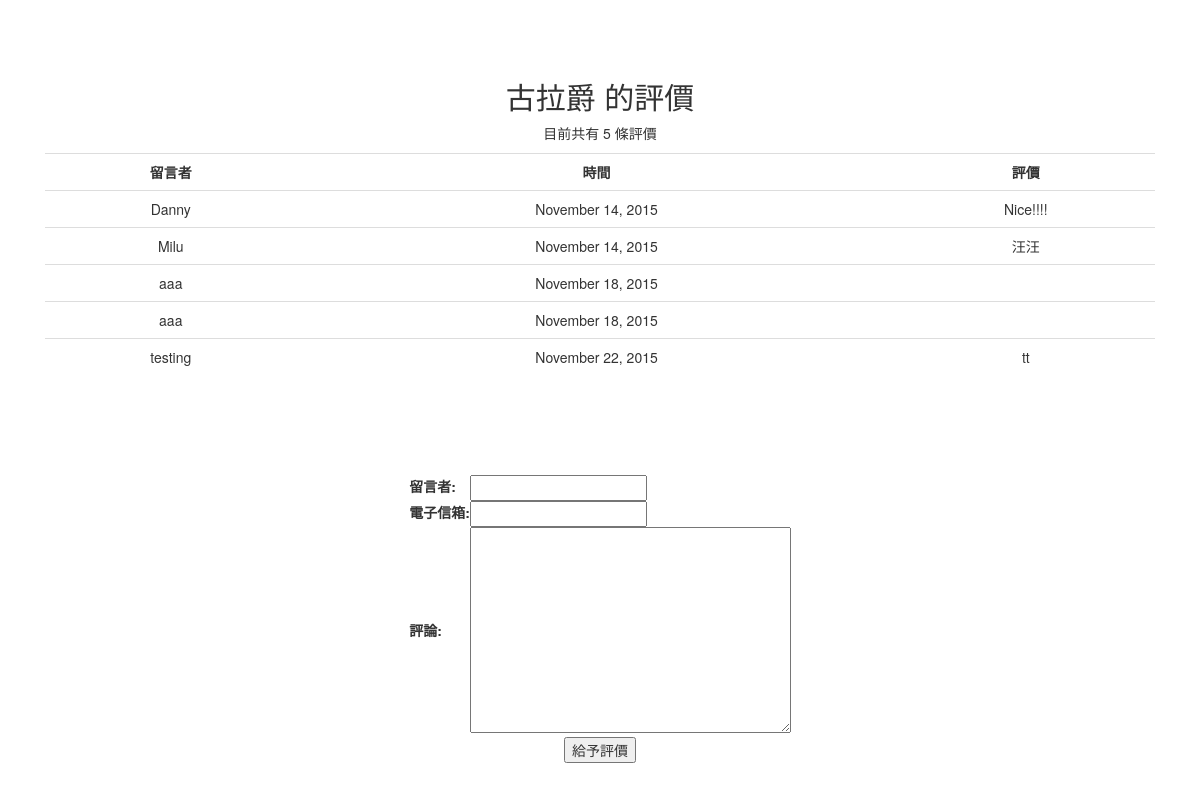
The page /comment/1/ on the database its author committed.
### restaurants/models.py (models this page shows, shortened)
class Restaurant(models.Model):
    name = models.CharField(max_length=20)
    phone_number = models.CharField(max_length=15)
    address = models.CharField(max_length=50, blank=True)

class Comment(models.Model):
    content = models.CharField(max_length=255)
    visitor = models.CharField(max_length=255)
    email = models.EmailField(max_length=255)
    date_time = models.DateTimeField()
    restaurant = models.ForeignKey(Restaurant)

### restaurants/views.py (the view)
# urls.py: url(r'^comment/(\d{1,5})/$', comment),
def comment(request, id):
    if id:
        r = Restaurant.objects.get(id=id)
    else:
        return HttpResponseRedirect("/restaurant_list/")
    errors = []
    if request.POST:
        f = CommentForm(request.POST)
        if f.is_valid():
            visitor = f.cleaned_data['visitor']
            content = f.cleaned_data['content']
            email = f.cleaned_data['email']
            date_time = datetime.datetime.now()
            Comment.objects.create(
                visitor=visitor,
                email=email,
                content=content,
                date_time=date_time,
                restaurant=r
            )
            f = CommentForm(initial={'content':'no comment'})
    else:
        f = CommentForm()
    return render_to_response('comments.html', RequestContext(request, locals()))

### restaurants/forms.py (shortened to what this page needs)
class CommentForm(forms.Form):
    visitor = forms.CharField(max_length=20, error_messages={'required': '請輸入大名'}, label='名字')
    email = forms.EmailField(max_length=20, required=False, label='E-mail')
    content = forms.CharField(max_length=200, widget=forms.Textarea())

### restaurants/templates/comments.html (shortened to what this page needs)
<!DOCTYPE html>
<div lang="en">
<head>
    <link rel="stylesheet"
          href="https://maxcdn.bootstrapcdn.com/bootstrap/3.3.1/css/bootstrap.min.css">
    <link rel="stylesheet"
          href="https://maxcdn.bootstrapcdn.com/bootstrap/3.3.1/css/bootstrap-theme.min.css">
</head>
<br>
<div class="container">
    <div class="menus">
    <p>
    <h2>{{ r.name }} 的評價 </h2>
    {% if r.comment_set.all %}
        <p>目前共有 {{ r.comment_set.all|length }} 條評價</p>
        <table class="table">
            <tr>
                <th>留言者</th>
                <th>時間</th>
                <th>評價</th>
            </tr>
        {% for c in r.comment_set.all %}
            <tr>
                <td> {{ c.visitor }} </td>
                <td> {{ c.date_time | date:"F j, Y" }} </td>
                <td> {{ c.content }} </td>
            </tr>
        {% endfor %}
        </table>
        </p>
    {% else %}
        <p> 無評價 </p>
    {% endif %}
    <br /><br />
    </div>
    <form action="" method="post"> {% csrf_token %}
        <table>
            <div class="comment_input">
            <tr>
                <th> <label for="id_visitor">留言者:</label></th>
                <td> {{ f.visitor }} </td>
            </tr>
            <tr>
                <th> <label for="id_email">電子信箱:</label></th>
                <td> {{ f.email }}</td>
            </tr>
            <tr>
                <th> <label for="id_content">評論:</label></th>
                <td> {{ f.content }}</td>
            </tr>
        </table>
        <div class="comment_input">
        <input type="submit" value="給予評價">
        </div>
    </form>
</div>
</body>
</html>

### restaurants/templates/comments.html (style rules this page uses)
.table th { text-align: center; }
table { margin-left:auto; margin-right:auto; }
.comment_input { text-align: center; }
div.menus { text-align: center; padding: 40px 15px; }

### rows shown on the page
Restaurant: name "古拉爵", comment_set.all|length "5"
Comment: visitor "Danny", date_time "November 14, 2015", content "Nice!!!!"
Comment: visitor "Milu", date_time "November 14, 2015", content "汪汪"
Comment: visitor "aaa", date_time "November 18, 2015"
Comment: visitor "aaa", date_time "November 18, 2015"
Comment: visitor "testing", date_time "November 22, 2015", content "tt"
